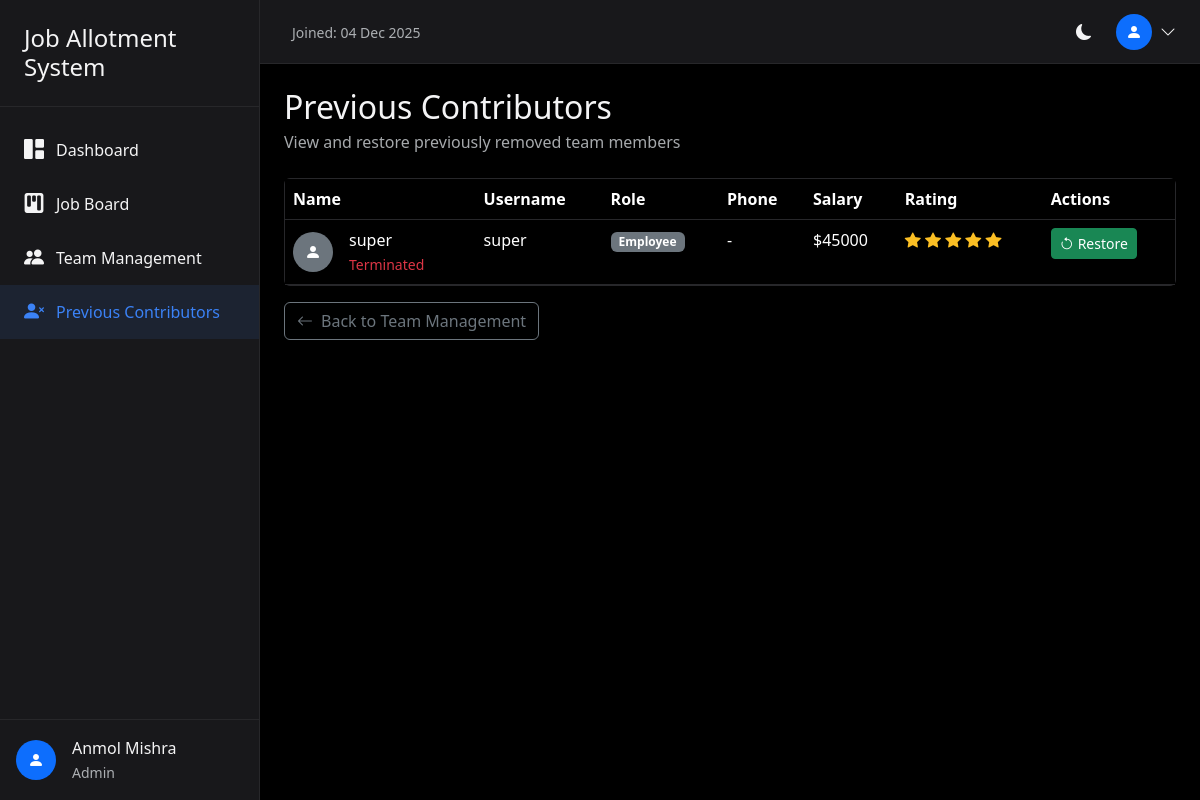
Page /previous-contributors/ (signed in) on the committed database.
### core/models.py (models this page shows, shortened)
class CustomUser(AbstractUser):
    role = models.CharField(
        max_length=20,
        choices=UserRole.choices,
        default=UserRole.EMPLOYEE
    )
    full_name = models.CharField(max_length=255, blank=True)
    phone = models.CharField(max_length=20, blank=True)
    salary = models.DecimalField(
        max_digits=10,
        decimal_places=2,
        default=45000.00
    )
    rating = models.IntegerField(
        default=5,
        validators=[MinValueValidator(1), MaxValueValidator(5)]
    )
    is_deleted = models.BooleanField(default=False)
    created_at = models.DateTimeField(auto_now_add=True)
    updated_at = models.DateTimeField(auto_now=True)
    class Meta:
        ordering = ['-created_at']

### core/views.py (the view)
# urls.py: path('previous-contributors/', views.previous_contributors, name='previous_contributors'),
@login_required
def previous_contributors(request):
    if request.user.role != UserRole.ADMIN:
        messages.error(request, 'Only admins can view previous contributors.')
        return redirect('team_management')
    deleted_users = CustomUser.objects.filter(is_deleted=True)
    return render(request, 'previous_contributors.html', {'deleted_users': deleted_users})

### templates/previous_contributors.html (shortened to what this page needs)
{% extends 'base.html' %}
{% block content %}
<div class="mb-4">
    <h2 class="mb-1">Previous Contributors</h2>
    <p class="text-muted mb-0">View and restore previously removed team members</p>
</div>
<div class="card">
    <div class="table-responsive">
        <table class="table table-hover mb-0">
            <thead>
                <tr>
                    <th>Name</th>
                    <th>Username</th>
                    <th>Role</th>
                    <th>Phone</th>
                    <th>Salary</th>
                    <th>Rating</th>
                    <th>Actions</th>
                </tr>
            </thead>
            <tbody>
                {% for member in deleted_users %}
                <tr>
                    <td>
                        <div class="d-flex align-items-center">
                            <div class="rounded-circle bg-secondary d-flex align-items-center justify-content-center me-3" style="width: 40px; height: 40px;">
                                <i class="bi bi-person-fill text-white"></i>
                            </div>
                            <div>
                                <div class="fw-medium">{{ member.full_name|default:member.username }}</div>
                                <small class="text-danger">Terminated</small>
                            </div>
                        </div>
                    </td>
                    <td>{{ member.username }}</td>
                    <td>
                        <span class="badge role-badge bg-secondary">
                            {{ member.get_role_display }}
                        </span>
                    </td>
                    <td>{{ member.phone|default:'-' }}</td>
                    <td>${{ member.salary|floatformat:0 }}</td>
                    <td>
                        <div class="star-rating">
                            {% for i in "12345" %}
                                {% if forloop.counter <= member.rating %}
                                <i class="bi bi-star-fill"></i>
                                {% else %}
                                <i class="bi bi-star"></i>
                                {% endif %}
                            {% endfor %}
                        </div>
                    </td>
                    <td>
                        <a href="{% url 'team_restore' member.id %}" class="btn btn-sm btn-success" onclick="return confirm('Are you sure you want to restore this team member?')">
                            <i class="bi bi-arrow-counterclockwise me-1"></i>Restore
                        </a>
                    </td>
                </tr>
                {% empty %}
                <tr>
                    <td colspan="7" class="text-center py-4 text-muted">No previous contributors found</td>
                </tr>
                {% endfor %}
            </tbody>
        </table>
    </div>
</div>
<div class="mt-3">
    <a href="{% url 'team_management' %}" class="btn btn-outline-secondary">
        <i class="bi bi-arrow-left me-2"></i>Back to Team Management
    </a>
</div>
{% endblock %}

### templates/base.html (shortened to what this page needs)
<!DOCTYPE html>
<html lang="en" data-bs-theme="dark">
  <head>
    <link
      href="https://cdn.jsdelivr.net/npm/bootstrap@5.3.2/dist/css/bootstrap.min.css"
      rel="stylesheet"
    />
    <link
      href="https://cdn.jsdelivr.net/npm/bootstrap-icons@1.11.1/font/bootstrap-icons.css"
      rel="stylesheet"
    />
  </head>
  <body>
    {% if user.is_authenticated %}
    <aside class="sidebar" id="sidebar">
      <div class="sidebar-header">
        <h4 class="mb-0 d-flex align-items-center">Job Allotment System</h4>
      </div>
      <nav class="sidebar-nav">
        <a
          href="{% url 'dashboard' %}"
          class="nav-link {% if request.resolver_match.url_name == 'dashboard' %}active{% endif %}"
        >
          <i class="bi bi-grid-1x2-fill"></i>
          Dashboard
        </a>
        {% if user.role != 'EMPLOYEE' %}
        <a
          href="{% url 'job_board' %}"
          class="nav-link {% if request.resolver_match.url_name == 'job_board' %}active{% endif %}"
        >
          <i class="bi bi-kanban-fill"></i>
          Job Board
        </a>
        {% endif %}  {% if user.role != 'EMPLOYEE' %}
        <a
          href="{% url 'team_management' %}"
          class="nav-link {% if request.resolver_match.url_name == 'team_management' %}active{% endif %}"
        >
          <i class="bi bi-people-fill"></i>
          Team Management
        </a>
        {% endif %} {% if user.role == 'ADMIN' %}
        <a
          href="{% url 'previous_contributors' %}"
          class="nav-link {% if request.resolver_match.url_name == 'previous_contributors' %}active{% endif %}"
        >
          <i class="bi bi-person-x-fill"></i>
          Previous Contributors
        </a>
        {% endif %}
      </nav>
      <div
        class="position-absolute bottom-0 start-0 end-0 p-3 border-top"
        style="border-color: var(--bs-border-color) !important"
      >
        <div class="d-flex align-items-center">
          <div
            class="rounded-circle bg-primary d-flex align-items-center justify-content-center"
            style="width: 40px; height: 40px"
          >
            <i class="bi bi-person-fill text-white"></i>
          </div>
          <div class="ms-3">
            <div class="fw-medium">
              {{ user.full_name|default:user.username }}
            </div>
            <small class="text-muted">{{ user.get_role_display }}</small>
          </div>
        </div>
      </div>
    </aside>
    <div class="main-wrapper">
      <header class="top-header">
        <div class="ms-2">
          <span class="text-muted small"
            >Joined: {{ user.date_joined|date:"d M Y" }}</span
          >
        </div>
        <div class="d-flex align-items-center gap-3 ms-auto">
          <div class="theme-toggle" onclick="toggleTheme()">
            <i class="bi bi-moon-fill" id="theme-icon"></i>
          </div>
          <div class="dropdown">
            <div
              class="user-dropdown d-flex align-items-center"
              data-bs-toggle="dropdown"
            >
              <div
                class="rounded-circle bg-primary d-flex align-items-center justify-content-center"
                style="width: 36px; height: 36px"
              >
                <i class="bi bi-person-fill text-white"></i>
              </div>
              <i class="bi bi-chevron-down ms-2"></i>
            </div>
          </div>
        </div>
      </header>
      <main class="main-content">
         {% block content %}{% endblock %}
      </main>
    </div>
    {% else %}
    <main>{% block auth_content %}{% endblock %}</main>
    {% endif %}
  </body>
</html>

### templates/base.html (style rules this page uses)
:root { --sidebar-width: 260px; }
[data-bs-theme="dark"] { --bs-body-bg: #000; --bs-body-color: #f4f4f5; --bs-card-bg: #18181b; --bs-border-color: #27272a; }
body { min-height: 100vh; background-color: var(--bs-body-bg); }
.sidebar { width: var(--sidebar-width); position: fixed; top: 0; left: 0; height: 100vh; background-color: var(--bs-card-bg); border-right: 1px solid var(--bs-border-color); z-index: 10; transition: transform 0.3s ease; }
.sidebar-header { padding: 1.5rem; border-bottom: 1px solid var(--bs-border-color); }
.sidebar-nav { padding: 1rem 0; }
.nav-link { display: flex; align-items: center; padding: 0.75rem 1.5rem; color: var(--bs-body-color); text-decoration: none; transition: all 0.2s; }
.nav-link:hover, .nav-link.active { background-color: rgba(59, 130, 246, 0.1); color: #3b82f6; }
.nav-link i { margin-right: 0.75rem; font-size: 1.25rem; }
.main-wrapper { margin-left: var(--sidebar-width); min-height: 100vh; }
.top-header { height: 64px; background-color: var(--bs-card-bg); border-bottom: 1px solid var(--bs-border-color); display: flex; align-items: center; justify-content: space-between; padding: 0 1.5rem; position: sticky; top: 0; z-index: 999; }
.main-content { padding: 1.5rem; }
.card { background-color: var(--bs-card-bg); border: 1px solid var(--bs-border-color); }
.theme-toggle { cursor: pointer; padding: 0.5rem; border-radius: 0.375rem; transition: background-color 0.2s; }
.star-rating { color: #fbbf24; }
.user-dropdown { cursor: pointer; }
.role-badge { font-size: 0.75rem; padding: 0.25rem 0.5rem; }

### rows in the picture
CustomUser: full_name "Anmol Mishra", role "Admin", date_joined "04 Dec 2025"
CustomUser: full_name "super", username "super", role "Employee", phone "-", salary "45000", rating 5 (drawn)
